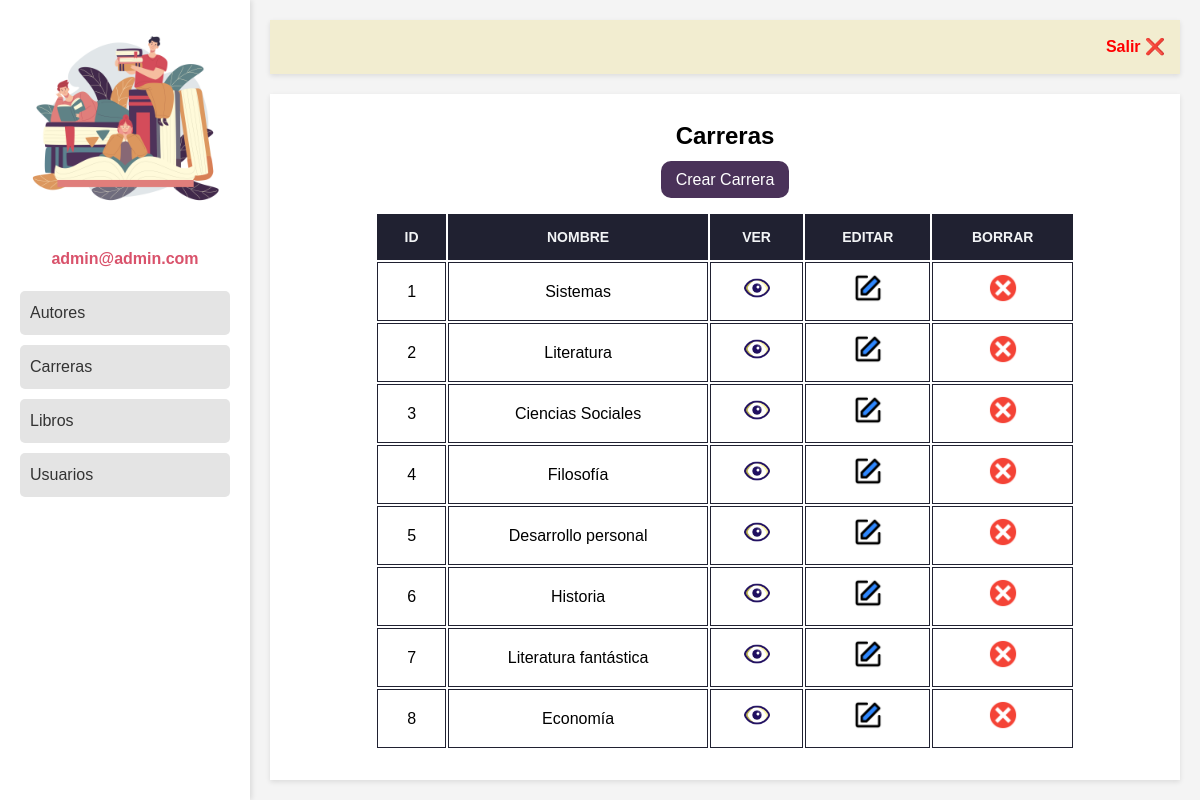
/carreras.php (signed in), run on the app's committed database.
### tables this page shows
CREATE TABLE `carreras` (
  `ID_carrera` int(10) NOT NULL,
  `nombre_carrera` varchar(50) NOT NULL
);

### carreras.php (the view, shortened to what this page needs)
<!DOCTYPE html>
<html lang="es">
<head>
    <link rel="stylesheet" href="CSS/estilos.css">
</head>
<body>
    <div class="flex-container">
        <div class="sidebar">
            <?php
            include "utils/nav-bar.php"
            ?>
        </div>
        <div class="main-content">
            <header>
                <?php include "utils/header.php" ?>
            </header>
            <section class="dashboard">
                <div class="tittle-div">
                    <h1 class="title">Carreras</h1>
                </div>
                <div class="btn">
                    <a class="add-user" href="agregar-carrera.php">Crear Carrera</a>
                </div>
                <table class="tabla-usuarios">
                    <tr>
                        <th class="font-yellow">ID</th>
                        <th>Nombre</th>
                        <th class="font-yellow">Ver</th>
                        <th class="font-yellow">Editar</th>
                        <th class="font-yellow">Borrar</th>
                    </tr>
                    <?php
                    require "conn.php";
                    $todos = "SELECT * FROM carreras ORDER BY ID_carrera ASC";
                    $resultado = mysqli_query($conectar, $todos);
                    while ($fila = $resultado->fetch_array()) {
                    ?>
                        <tr>
                            <td><?php echo $fila["ID_carrera"] ?></td>
                            <td><?php echo $fila["nombre_carrera"] ?></td>
                            <td><a href="ver-carrera.php?id=<?php echo $fila["ID_carrera"]; ?>"><img class="img-tabla" src="img/see-icon.png" alt=""></a></td>
                            <td><a href="editar-carrera.php?id=<?php echo $fila["ID_carrera"]; ?> "><img class="img-tabla" src="img/editar.png" alt=""></a></td>
                            <td><a href="#" onClick="validarDelete('eliminar.php?id=<?php echo $fila["ID_carrera"]; ?>&tabla=carreras')">
                                    <img class="img-tabla" src="img/eliminar.png" alt="">
                                </a></td>
                        </tr>
                    <?php } ?>
                </table>
            </section>
        </div>
    </div>
</body>
</html>

### CSS/estilos.css (style rules this page uses)
:root { --color1: #ccc; --colorWhite: #ffff; --colorBlack: #202131; --color2: #4A3259; --color3: #f2f4f6; --color4: #D9526B; --color5:#D98C5F; --color6: #5F8286; }
body { font-weight: 16px; line-height: 24px; }
* { margin: 0; padding: 0; box-sizing: border-box; font-family: Arial, Helvetica, sans-serif; }
.flex-container { display: flex; min-height: 100vh; background-color: #f4f4f4; }
.sidebar { width: 250px; background: var(--colorWhite); padding: 20px; box-shadow: 2px 0 5px rgba(0,0,0,0.1); }
.main-content { flex: 1; padding: 20px; }
.dashboard { display: flex; flex-direction: column; align-items: center; margin-top: 20px; background-color: var(--colorWhite); box-shadow: 0 2px 5px rgba(0,0,0,0.1); padding: 30px; }
.dashboard img { max-width: 100%; height: auto; }
.tabla-usuarios { width: 700px; font-family: Arial, Helvetica, sans-serif; background-color: var(--colorWhite); }
.tabla-usuarios th, td { padding: 10px 15px; border: 1px solid var(--colorBlack); text-align: center; }
.tabla-usuarios th { border-spacing: 5px; background-color: var(--colorBlack); color: var(--color3); text-transform: uppercase; font-size: 14px; font-weight: bold; text-align: center; }
.add-user { text-align: left; background-color: var(--color2); color: var(--colorWhite); border-radius: 10px; padding: 10px 15px; text-decoration: none; }
.img-tabla { width: 30px; text-align: center; }
.btn { margin: 20px; text-align: left; align-items:end; }

### data on the page
carreras: ID_carrera "1", nombre_carrera "Sistemas"
carreras: ID_carrera "2", nombre_carrera "Literatura"
carreras: ID_carrera "3", nombre_carrera "Ciencias Sociales"
carreras: ID_carrera "4", nombre_carrera "Filosofía"
carreras: ID_carrera "5", nombre_carrera "Desarrollo personal"
carreras: ID_carrera "6", nombre_carrera "Historia"
carreras: ID_carrera "7", nombre_carrera "Literatura fantástica"
carreras: ID_carrera "8", nombre_carrera "Economía"

### other printed values
$_SESSION["username"] "admin@admin.com"
